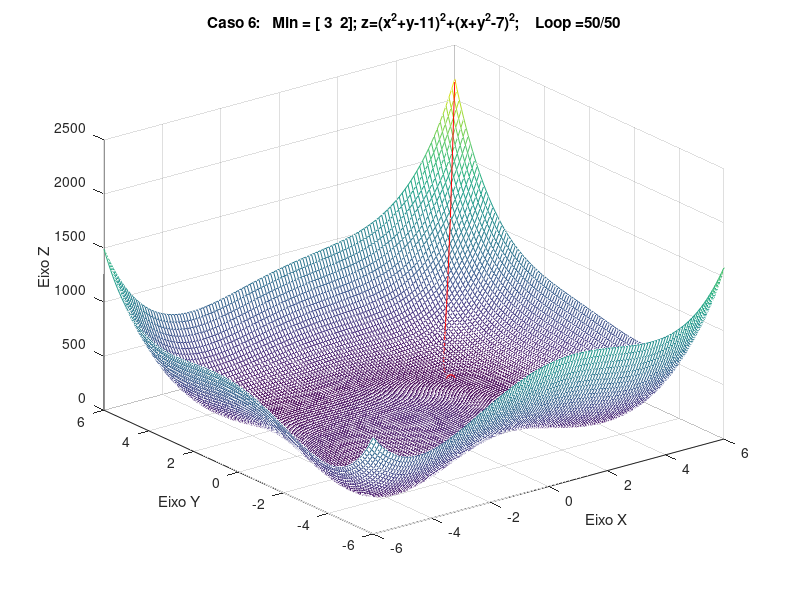

Here is the MATLAB script that generated this plot:
function Caso6(t,Rastro,Alfa,N);
% Regra do gradiente ->  x = x - Alfa.Gradiente

%Sintaxe: Caso6(<t>,<Rastro>,<Alfa>,<N>);    Onde:  - t = tempo (s) para o pause (default = 0.2s)
%                                                        - Rastro = 1/0 indica se eh para plotar o rastro (default = 10)
%                                                        - Alfa eh o passo do gradiente (default = 0.001)
%                                                        - N eh o numero de loop (default = 50)

% Caso 6: z=(x^2+y-11)^2+(x+y^2-7)^2;  dz/dx = 4*x*(x^2+y-11)+2*(x+y^2-7)  dz/dy = 2*(x^2+y-11)+4*y*(x+y^2-7)

close all          % Fecha figuras abertas

% identifica parametros e/ou default
if nargin<4        % Usuario nao definiu N
    N=50;        % Assume valor default
end
if nargin<3        % Usuario nao definiu Alfa
    Alfa = 0.001;   % Assume valor default
end
if nargin<2        % Usuario nao definiu se eh para plotar o rastro
    Rastro = 1;    % Assume valor default
end
if nargin<1        % Usuario nao definiu o tempo para o pause
    t=0.2;           % Assume valor default
end

% Constrói o gráfico da função
xx = -6:0.1:6;
yy = xx;
[x,y]=meshgrid(xx,yy);
z=(x.^2+y-11).^2+(x+y.^2-7).^2;
mesh(x,y,z);
hold on
grid on
titulo=title('Caso 6:   Min = [ 3  2]');
ylabel('Eixo Y')                                  % Nome do eixo Y
xlabel(strcat('Eixo X'))                          % Nome do eixo X 
zlabel(strcat('Eixo Z'))                          % Nome do eixo Z
eixos=axis;

% Indica condicao inicial
x=6;
y=6;
posicao=plot3(x,y,(x.^2+y-11).^2+(x+y.^2-7).^2,'ro');

axis(eixos);                                       % Garante posicao original dos eixos

for i = 1:N
   pause(t)                                       % Aguarda 1s para visualizacao da tela
   xi=x;  yi=y;                                   % So para plotar o rastro se precisar
   x = x - Alfa*(4*x*(x^2+y-11)+2*(x+y^2-7));                              % Ajuste da posicao pela regra do gradiente
   y = y - Alfa*(2*(x^2+y-11)+4*y*(x+y^2-7));                              % Ajuste da posicao pela regra do gradiente
   if Rastro                                      % Indica se eh para plotar o rastro
       plot3([xi  x], [yi  y], [(xi.^2+yi-11).^2+(xi+yi.^2-7).^2  (x.^2+y-11).^2+(x+y.^2-7).^2],'r')% Plota o rastro
   end
   set(posicao,'xdata',x,'ydata',y,'zdata',(x.^2+y-11).^2+(x+y.^2-7).^2)       % Muda a posicao do PLOT do ponto
   set(titulo,'string',strcat('Caso 6:   Min = [ 3  2]; z=(x^2+y-11)^2+(x+y^2-7)^2;    Loop = ',num2str(i),'/',num2str(N)))   % Ajusta titulo com o numero do LOOP
   drawnow;
end
